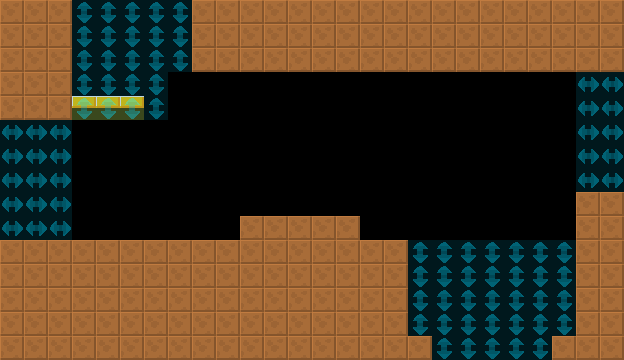

This game map was drawn from its Tiled (.tmx) file and the tilesets committed beside it. A one-line description and the trimmed map source follow:
An orthogonal 26x15 tile map with 24x24 px tiles, 2 tile layers (col, lnk), 2 tilesets and 2 objects (DisableDecorator, CellShrine).

<map version="1.4" tiledversion="1.4.2" orientation="orthogonal" renderorder="right-down" width="26" height="15" tilewidth="24" tileheight="24" infinite="0" nextlayerid="4" nextobjectid="8">
 <tileset firstgid="6" source="../../lnk.tsx" />
 <tileset firstgid="1" source="../../col.tsx" />
 <layer id="1" name="col" width="26" height="15">
  <data>[390 cells, 178 non-empty, 2 distinct tile ids]</data>
 </layer>
 <layer id="2" name="lnk" width="26" height="15" opacity="0.5">
  <data>[390 cells, 81 non-empty, 2 distinct tile ids]</data>
 </layer>
 <objectgroup id="3" name="markers" opacity="0.5">
  <object id="1" name="DisableDecorator" type="DisableDecorator" x="240" y="120" width="120" height="96">
   <properties>
    <property name="yr" value="0" />
    <property name="xr" value="0" />
   </properties>
  </object>
  <object id="2" name="CellShrine" type="CellShrine" x="288" y="192" width="24" height="24">
   <properties>
    <property name="yr" value="0" />
    <property name="xr" value="0" />
   </properties>
  </object>
 </objectgroup>
</map>
